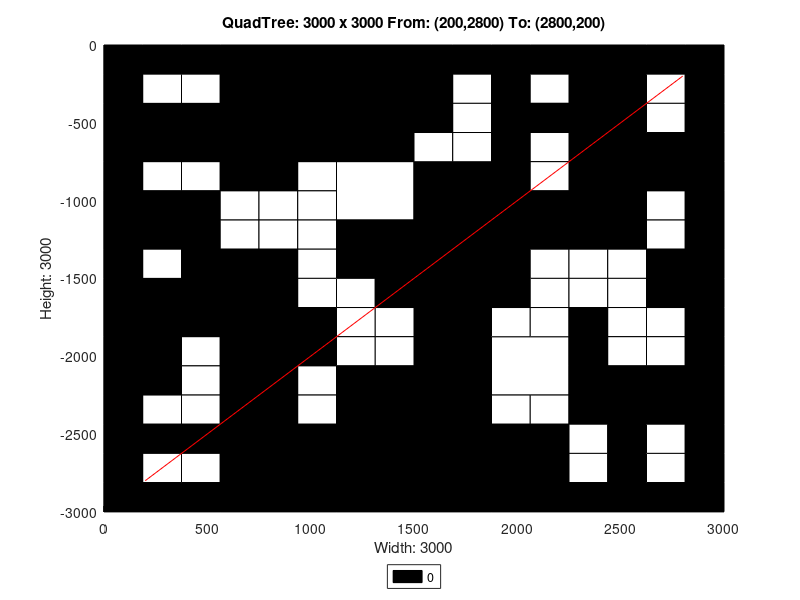

Write the MATLAB code that produced this figure.
axis([0 3000 -3000 0]);
title('QuadTree: 3000 x 3000 From: (200,2800) To: (2800,200)');
xlabel('Width: 3000');
ylabel('Height: 3000');
rectangle('Position',[750 -750 750 750], 'FaceColor',[0 0 0]);
rectangle('Position',[0 -750 375 375], 'FaceColor',[0 0 0]);
rectangle('Position',[375 -750 375 375], 'FaceColor',[0 0 0]);
rectangle('Position',[1125 -1125 375 375], 'FaceColor',[1 1 1]);
rectangle('Position',[1125 -1500 375 375], 'FaceColor',[0 0 0]);
rectangle('Position',[2250 -375 375 375], 'FaceColor',[0 0 0]);
rectangle('Position',[2250 -750 375 375], 'FaceColor',[0 0 0]);
rectangle('Position',[1500 -1125 375 375], 'FaceColor',[0 0 0]);
rectangle('Position',[1500 -1500 375 375], 'FaceColor',[0 0 0]);
rectangle('Position',[2250 -1125 375 375], 'FaceColor',[0 0 0]);
rectangle('Position',[0 -1875 375 375], 'FaceColor',[0 0 0]);
rectangle('Position',[375 -1875 375 375], 'FaceColor',[0 0 0]);
rectangle('Position',[0 -2250 375 375], 'FaceColor',[0 0 0]);
rectangle('Position',[1125 -2625 375 375], 'FaceColor',[0 0 0]);
rectangle('Position',[750 -3000 375 375], 'FaceColor',[0 0 0]);
rectangle('Position',[1125 -3000 375 375], 'FaceColor',[0 0 0]);
rectangle('Position',[1500 -1875 375 375], 'FaceColor',[0 0 0]);
rectangle('Position',[1500 -2250 375 375], 'FaceColor',[0 0 0]);
rectangle('Position',[1875 -2250 375 375], 'FaceColor',[1 1 1]);
rectangle('Position',[1500 -2625 375 375], 'FaceColor',[0 0 0]);
rectangle('Position',[1500 -3000 375 375], 'FaceColor',[0 0 0]);
rectangle('Position',[1875 -3000 375 375], 'FaceColor',[0 0 0]);
rectangle('Position',[0 -187.5 187.5 187.5], 'FaceColor',[0 0 0]);
rectangle('Position',[187.5 -187.5 187.5 187.5], 'FaceColor',[0 0 0]);
rectangle('Position',[0 -375 187.5 187.5], 'FaceColor',[0 0 0]);
rectangle('Position',[187.5 -375 187.5 187.5], 'FaceColor',[1 1 1]);
rectangle('Position',[375 -187.5 187.5 187.5], 'FaceColor',[0 0 0]);
rectangle('Position',[562.5 -187.5 187.5 187.5], 'FaceColor',[0 0 0]);
rectangle('Position',[375 -375 187.5 187.5], 'FaceColor',[1 1 1]);
rectangle('Position',[562.5 -375 187.5 187.5], 'FaceColor',[0 0 0]);
rectangle('Position',[0 -937.5 187.5 187.5], 'FaceColor',[0 0 0]);
rectangle('Position',[187.5 -937.5 187.5 187.5], 'FaceColor',[1 1 1]);
rectangle('Position',[0 -1125 187.5 187.5], 'FaceColor',[0 0 0]);
rectangle('Position',[187.5 -1125 187.5 187.5], 'FaceColor',[0 0 0]);
rectangle('Position',[375 -937.5 187.5 187.5], 'FaceColor',[1 1 1]);
rectangle('Position',[562.5 -937.5 187.5 187.5], 'FaceColor',[0 0 0]);
rectangle('Position',[375 -1125 187.5 187.5], 'FaceColor',[0 0 0]);
rectangle('Position',[562.5 -1125 187.5 187.5], 'FaceColor',[1 1 1]);
rectangle('Position',[0 -1312.5 187.5 187.5], 'FaceColor',[0 0 0]);
rectangle('Position',[187.5 -1312.5 187.5 187.5], 'FaceColor',[0 0 0]);
rectangle('Position',[0 -1500 187.5 187.5], 'FaceColor',[0 0 0]);
rectangle('Position',[187.5 -1500 187.5 187.5], 'FaceColor',[1 1 1]);
rectangle('Position',[375 -1312.5 187.5 187.5], 'FaceColor',[0 0 0]);
rectangle('Position',[562.5 -1312.5 187.5 187.5], 'FaceColor',[1 1 1]);
rectangle('Position',[375 -1500 187.5 187.5], 'FaceColor',[0 0 0]);
rectangle('Position',[562.5 -1500 187.5 187.5], 'FaceColor',[0 0 0]);
rectangle('Position',[750 -937.5 187.5 187.5], 'FaceColor',[0 0 0]);
rectangle('Position',[937.5 -937.5 187.5 187.5], 'FaceColor',[1 1 1]);
rectangle('Position',[750 -1125 187.5 187.5], 'FaceColor',[1 1 1]);
rectangle('Position',[937.5 -1125 187.5 187.5], 'FaceColor',[1 1 1]);
rectangle('Position',[750 -1312.5 187.5 187.5], 'FaceColor',[1 1 1]);
rectangle('Position',[937.5 -1312.5 187.5 187.5], 'FaceColor',[1 1 1]);
rectangle('Position',[750 -1500 187.5 187.5], 'FaceColor',[0 0 0]);
rectangle('Position',[937.5 -1500 187.5 187.5], 'FaceColor',[1 1 1]);
rectangle('Position',[1500 -187.5 187.5 187.5], 'FaceColor',[0 0 0]);
rectangle('Position',[1687.5 -187.5 187.5 187.5], 'FaceColor',[0 0 0]);
rectangle('Position',[1500 -375 187.5 187.5], 'FaceColor',[0 0 0]);
rectangle('Position',[1687.5 -375 187.5 187.5], 'FaceColor',[1 1 1]);
rectangle('Position',[1875 -187.5 187.5 187.5], 'FaceColor',[0 0 0]);
rectangle('Position',[2062.5 -187.5 187.5 187.5], 'FaceColor',[0 0 0]);
rectangle('Position',[1875 -375 187.5 187.5], 'FaceColor',[0 0 0]);
rectangle('Position',[2062.5 -375 187.5 187.5], 'FaceColor',[1 1 1]);
rectangle('Position',[1500 -562.5 187.5 187.5], 'FaceColor',[0 0 0]);
rectangle('Position',[1687.5 -562.5 187.5 187.5], 'FaceColor',[1 1 1]);
rectangle('Position',[1500 -750 187.5 187.5], 'FaceColor',[1 1 1]);
rectangle('Position',[1687.5 -750 187.5 187.5], 'FaceColor',[1 1 1]);
rectangle('Position',[1875 -562.5 187.5 187.5], 'FaceColor',[0 0 0]);
rectangle('Position',[2062.5 -562.5 187.5 187.5], 'FaceColor',[0 0 0]);
rectangle('Position',[1875 -750 187.5 187.5], 'FaceColor',[0 0 0]);
rectangle('Position',[2062.5 -750 187.5 187.5], 'FaceColor',[1 1 1]);
rectangle('Position',[2625 -187.5 187.5 187.5], 'FaceColor',[0 0 0]);
rectangle('Position',[2812.5 -187.5 187.5 187.5], 'FaceColor',[0 0 0]);
rectangle('Position',[2625 -375 187.5 187.5], 'FaceColor',[1 1 1]);
rectangle('Position',[2812.5 -375 187.5 187.5], 'FaceColor',[0 0 0]);
rectangle('Position',[2625 -562.5 187.5 187.5], 'FaceColor',[1 1 1]);
rectangle('Position',[2812.5 -562.5 187.5 187.5], 'FaceColor',[0 0 0]);
rectangle('Position',[2625 -750 187.5 187.5], 'FaceColor',[0 0 0]);
rectangle('Position',[2812.5 -750 187.5 187.5], 'FaceColor',[0 0 0]);
rectangle('Position',[1875 -937.5 187.5 187.5], 'FaceColor',[0 0 0]);
rectangle('Position',[2062.5 -937.5 187.5 187.5], 'FaceColor',[1 1 1]);
rectangle('Position',[1875 -1125 187.5 187.5], 'FaceColor',[0 0 0]);
rectangle('Position',[2062.5 -1125 187.5 187.5], 'FaceColor',[0 0 0]);
rectangle('Position',[1875 -1312.5 187.5 187.5], 'FaceColor',[0 0 0]);
rectangle('Position',[2062.5 -1312.5 187.5 187.5], 'FaceColor',[0 0 0]);
rectangle('Position',[1875 -1500 187.5 187.5], 'FaceColor',[0 0 0]);
rectangle('Position',[2062.5 -1500 187.5 187.5], 'FaceColor',[1 1 1]);
rectangle('Position',[2625 -937.5 187.5 187.5], 'FaceColor',[0 0 0]);
rectangle('Position',[2812.5 -937.5 187.5 187.5], 'FaceColor',[0 0 0]);
rectangle('Position',[2625 -1125 187.5 187.5], 'FaceColor',[1 1 1]);
rectangle('Position',[2812.5 -1125 187.5 187.5], 'FaceColor',[0 0 0]);
rectangle('Position',[2250 -1312.5 187.5 187.5], 'FaceColor',[0 0 0]);
rectangle('Position',[2437.5 -1312.5 187.5 187.5], 'FaceColor',[0 0 0]);
rectangle('Position',[2250 -1500 187.5 187.5], 'FaceColor',[1 1 1]);
rectangle('Position',[2437.5 -1500 187.5 187.5], 'FaceColor',[1 1 1]);
rectangle('Position',[2625 -1312.5 187.5 187.5], 'FaceColor',[1 1 1]);
rectangle('Position',[2812.5 -1312.5 187.5 187.5], 'FaceColor',[0 0 0]);
rectangle('Position',[2625 -1500 187.5 187.5], 'FaceColor',[0 0 0]);
rectangle('Position',[2812.5 -1500 187.5 187.5], 'FaceColor',[0 0 0]);
rectangle('Position',[375 -2062.5 187.5 187.5], 'FaceColor',[1 1 1]);
rectangle('Position',[562.5 -2062.5 187.5 187.5], 'FaceColor',[0 0 0]);
rectangle('Position',[375 -2250 187.5 187.5], 'FaceColor',[1 1 1]);
rectangle('Position',[562.5 -2250 187.5 187.5], 'FaceColor',[0 0 0]);
rectangle('Position',[750 -1687.5 187.5 187.5], 'FaceColor',[0 0 0]);
rectangle('Position',[937.5 -1687.5 187.5 187.5], 'FaceColor',[1 1 1]);
rectangle('Position',[750 -1875 187.5 187.5], 'FaceColor',[0 0 0]);
rectangle('Position',[937.5 -1875 187.5 187.5], 'FaceColor',[0 0 0]);
rectangle('Position',[1125 -1687.5 187.5 187.5], 'FaceColor',[1 1 1]);
rectangle('Position',[1312.5 -1687.5 187.5 187.5], 'FaceColor',[0 0 0]);
rectangle('Position',[1125 -1875 187.5 187.5], 'FaceColor',[1 1 1]);
rectangle('Position',[1312.5 -1875 187.5 187.5], 'FaceColor',[1 1 1]);
rectangle('Position',[750 -2062.5 187.5 187.5], 'FaceColor',[0 0 0]);
rectangle('Position',[937.5 -2062.5 187.5 187.5], 'FaceColor',[0 0 0]);
rectangle('Position',[750 -2250 187.5 187.5], 'FaceColor',[0 0 0]);
rectangle('Position',[937.5 -2250 187.5 187.5], 'FaceColor',[1 1 1]);
rectangle('Position',[1125 -2062.5 187.5 187.5], 'FaceColor',[1 1 1]);
rectangle('Position',[1312.5 -2062.5 187.5 187.5], 'FaceColor',[1 1 1]);
rectangle('Position',[1125 -2250 187.5 187.5], 'FaceColor',[0 0 0]);
rectangle('Position',[1312.5 -2250 187.5 187.5], 'FaceColor',[0 0 0]);
rectangle('Position',[0 -2437.5 187.5 187.5], 'FaceColor',[0 0 0]);
rectangle('Position',[187.5 -2437.5 187.5 187.5], 'FaceColor',[1 1 1]);
rectangle('Position',[0 -2625 187.5 187.5], 'FaceColor',[0 0 0]);
rectangle('Position',[187.5 -2625 187.5 187.5], 'FaceColor',[0 0 0]);
rectangle('Position',[375 -2437.5 187.5 187.5], 'FaceColor',[1 1 1]);
rectangle('Position',[562.5 -2437.5 187.5 187.5], 'FaceColor',[0 0 0]);
rectangle('Position',[375 -2625 187.5 187.5], 'FaceColor',[0 0 0]);
rectangle('Position',[562.5 -2625 187.5 187.5], 'FaceColor',[0 0 0]);
rectangle('Position',[0 -2812.5 187.5 187.5], 'FaceColor',[0 0 0]);
rectangle('Position',[187.5 -2812.5 187.5 187.5], 'FaceColor',[1 1 1]);
rectangle('Position',[0 -3000 187.5 187.5], 'FaceColor',[0 0 0]);
rectangle('Position',[187.5 -3000 187.5 187.5], 'FaceColor',[0 0 0]);
rectangle('Position',[375 -2812.5 187.5 187.5], 'FaceColor',[1 1 1]);
rectangle('Position',[562.5 -2812.5 187.5 187.5], 'FaceColor',[0 0 0]);
rectangle('Position',[375 -3000 187.5 187.5], 'FaceColor',[0 0 0]);
rectangle('Position',[562.5 -3000 187.5 187.5], 'FaceColor',[0 0 0]);
rectangle('Position',[750 -2437.5 187.5 187.5], 'FaceColor',[0 0 0]);
rectangle('Position',[937.5 -2437.5 187.5 187.5], 'FaceColor',[1 1 1]);
rectangle('Position',[750 -2625 187.5 187.5], 'FaceColor',[0 0 0]);
rectangle('Position',[937.5 -2625 187.5 187.5], 'FaceColor',[0 0 0]);
rectangle('Position',[1875 -1687.5 187.5 187.5], 'FaceColor',[0 0 0]);
rectangle('Position',[2062.5 -1687.5 187.5 187.5], 'FaceColor',[1 1 1]);
rectangle('Position',[1875 -1875 187.5 187.5], 'FaceColor',[1 1 1]);
rectangle('Position',[2062.5 -1875 187.5 187.5], 'FaceColor',[1 1 1]);
rectangle('Position',[2250 -1687.5 187.5 187.5], 'FaceColor',[1 1 1]);
rectangle('Position',[2437.5 -1687.5 187.5 187.5], 'FaceColor',[1 1 1]);
rectangle('Position',[2250 -1875 187.5 187.5], 'FaceColor',[0 0 0]);
rectangle('Position',[2437.5 -1875 187.5 187.5], 'FaceColor',[1 1 1]);
rectangle('Position',[2625 -1687.5 187.5 187.5], 'FaceColor',[0 0 0]);
rectangle('Position',[2812.5 -1687.5 187.5 187.5], 'FaceColor',[0 0 0]);
rectangle('Position',[2625 -1875 187.5 187.5], 'FaceColor',[1 1 1]);
rectangle('Position',[2812.5 -1875 187.5 187.5], 'FaceColor',[0 0 0]);
rectangle('Position',[2250 -2062.5 187.5 187.5], 'FaceColor',[0 0 0]);
rectangle('Position',[2437.5 -2062.5 187.5 187.5], 'FaceColor',[1 1 1]);
rectangle('Position',[2250 -2250 187.5 187.5], 'FaceColor',[0 0 0]);
rectangle('Position',[2437.5 -2250 187.5 187.5], 'FaceColor',[0 0 0]);
rectangle('Position',[2625 -2062.5 187.5 187.5], 'FaceColor',[1 1 1]);
rectangle('Position',[2812.5 -2062.5 187.5 187.5], 'FaceColor',[0 0 0]);
rectangle('Position',[2625 -2250 187.5 187.5], 'FaceColor',[0 0 0]);
rectangle('Position',[2812.5 -2250 187.5 187.5], 'FaceColor',[0 0 0]);
rectangle('Position',[1875 -2437.5 187.5 187.5], 'FaceColor',[1 1 1]);
rectangle('Position',[2062.5 -2437.5 187.5 187.5], 'FaceColor',[1 1 1]);
rectangle('Position',[1875 -2625 187.5 187.5], 'FaceColor',[0 0 0]);
rectangle('Position',[2062.5 -2625 187.5 187.5], 'FaceColor',[0 0 0]);
rectangle('Position',[2250 -2437.5 187.5 187.5], 'FaceColor',[0 0 0]);
rectangle('Position',[2437.5 -2437.5 187.5 187.5], 'FaceColor',[0 0 0]);
rectangle('Position',[2250 -2625 187.5 187.5], 'FaceColor',[1 1 1]);
rectangle('Position',[2437.5 -2625 187.5 187.5], 'FaceColor',[0 0 0]);
rectangle('Position',[2625 -2437.5 187.5 187.5], 'FaceColor',[0 0 0]);
rectangle('Position',[2812.5 -2437.5 187.5 187.5], 'FaceColor',[0 0 0]);
rectangle('Position',[2625 -2625 187.5 187.5], 'FaceColor',[1 1 1]);
rectangle('Position',[2812.5 -2625 187.5 187.5], 'FaceColor',[0 0 0]);
rectangle('Position',[2250 -2812.5 187.5 187.5], 'FaceColor',[1 1 1]);
rectangle('Position',[2437.5 -2812.5 187.5 187.5], 'FaceColor',[0 0 0]);
rectangle('Position',[2250 -3000 187.5 187.5], 'FaceColor',[0 0 0]);
rectangle('Position',[2437.5 -3000 187.5 187.5], 'FaceColor',[0 0 0]);
rectangle('Position',[2625 -2812.5 187.5 187.5], 'FaceColor',[1 1 1]);
rectangle('Position',[2812.5 -2812.5 187.5 187.5], 'FaceColor',[0 0 0]);
rectangle('Position',[2625 -3000 187.5 187.5], 'FaceColor',[0 0 0]);
rectangle('Position',[2812.5 -3000 187.5 187.5], 'FaceColor',[0 0 0]);
X=[2800,200];
Y=[-200,-2800];
hold on;
plot(X,Y,'r');
legend('0','Location','southoutside');
